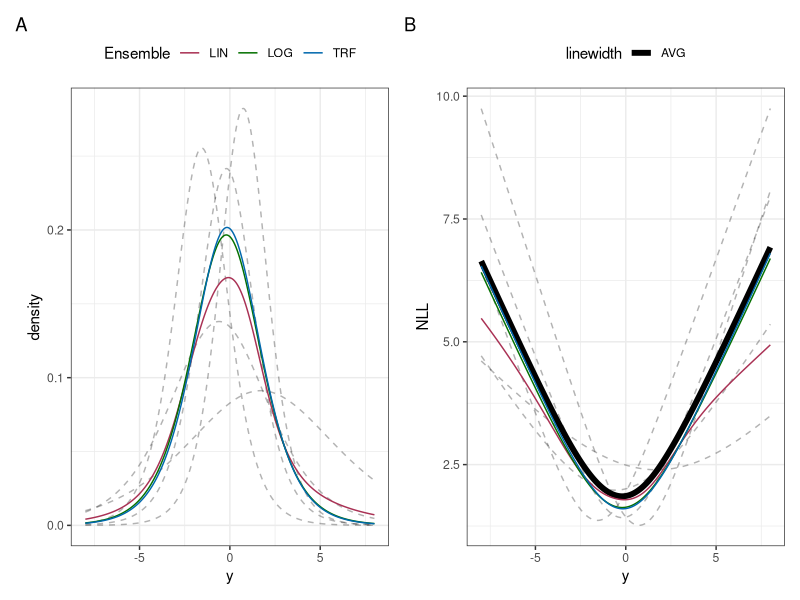
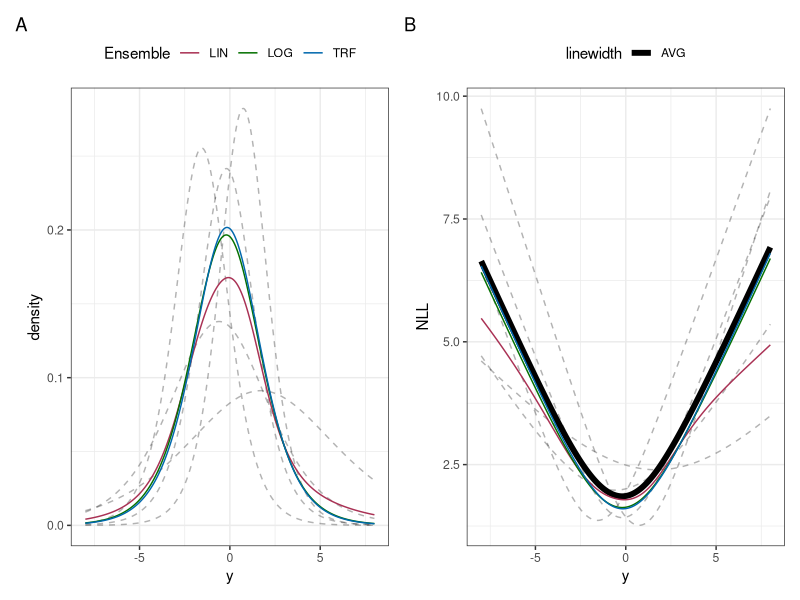

These figures' R source, in order:
# Produce Figure 3
# Lucas Kook
# Feb 2022

set.seed(1)

# Dependencies ------------------------------------------------------------

library(tidyverse)
library(patchwork)
theme_set(theme_bw() + theme(legend.position = "top"))

# FUNs --------------------------------------------------------------------

h <- function(y, theta) y %*% theta
pZ <- function(z) plogis(z)
dZ <- function(z) dlogis(z)
hp <- function(dy, theta) dy %*% theta
cols <- colorspace::qualitative_hcl(n = 3, l = 40)
names(cols) <- c("LIN", "LOG", "TRF")

# Data --------------------------------------------------------------------

res <- 1e3
ys <- seq(-8, 8, length.out = res)

thetas <- matrix(rnorm(2 * 5), ncol = 2)
thetas[, 2] <- log(1 + exp(thetas[, 2]))

y <- cbind(1, ys)
dy <- cbind(0, rep(1, length(ys)))

probs <- pZ(h(y, t(thetas)))
dens <- dZ(h(y, t(thetas))) * hp(dy, t(thetas))

# Linear ensemble
pcensemble <- apply(probs, 1, mean)
censemble <- apply(dens, 1, mean)

# Transformation ensemble
mth <- apply(thetas, 2, mean)
iensemble <- c(dZ(h(y, mth)) * hp(dy, mth))
piensemble <- c(pZ(h(y, mth)))

# Mean NLL
mNLL <- exp(rowMeans(log(dens)))

# log-linear ensemble
lensemble <- mNLL / sum(mNLL * diff(ys)[1])
plensemble <- cumsum(mNLL) / max(cumsum(mNLL))

edat <- data.frame(
  y = ys,
  LIN = censemble,
  TRF = iensemble,
  LOG = lensemble,
  AVG = mNLL
) %>%
  gather("method", "value", LIN, TRF, LOG)

adat <- data.frame(y = ys, value = mNLL)

mdat <- data.frame(
  y = ys,
  dens = dens
) %>%
  gather("member", "value", dens.1:dens.5)

p1 <- ggplot(edat,
       aes(x = y, y = value, color = method, group = method)) +
  geom_line(aes(x = y, y = value, group = member), data = mdat,
            inherit.aes = FALSE, alpha = 0.3, linetype = 2) +
  geom_line() +
  labs(x = "y", y = "density", color = "Ensemble") +
  scale_color_manual(values = cols)

p2 <- ggplot(edat, aes(x = y, y = -log(value), color = method, group = method)) +
  geom_line(aes(x = y, y = -log(value), group = member), data = mdat,
            inherit.aes = FALSE, alpha = 0.3, linetype = 2) +
  geom_line(aes(x = y, y = -log(value), lwd = "AVG"), data = adat,
            inherit.aes = FALSE, alpha = 1, linetype = 1) +
  geom_line(show.legend = FALSE) +
  labs(x = "y", y = "NLL", color = "Ensemble", size = "") +
  scale_size_manual(values = c("AVG" = 0.7)) +
  scale_color_manual(values = cols)

(p1 + labs(tag = "A")) + (p2 + labs(tag = "B"))
ggsave("figure3.pdf", height = 4, width = 9)
